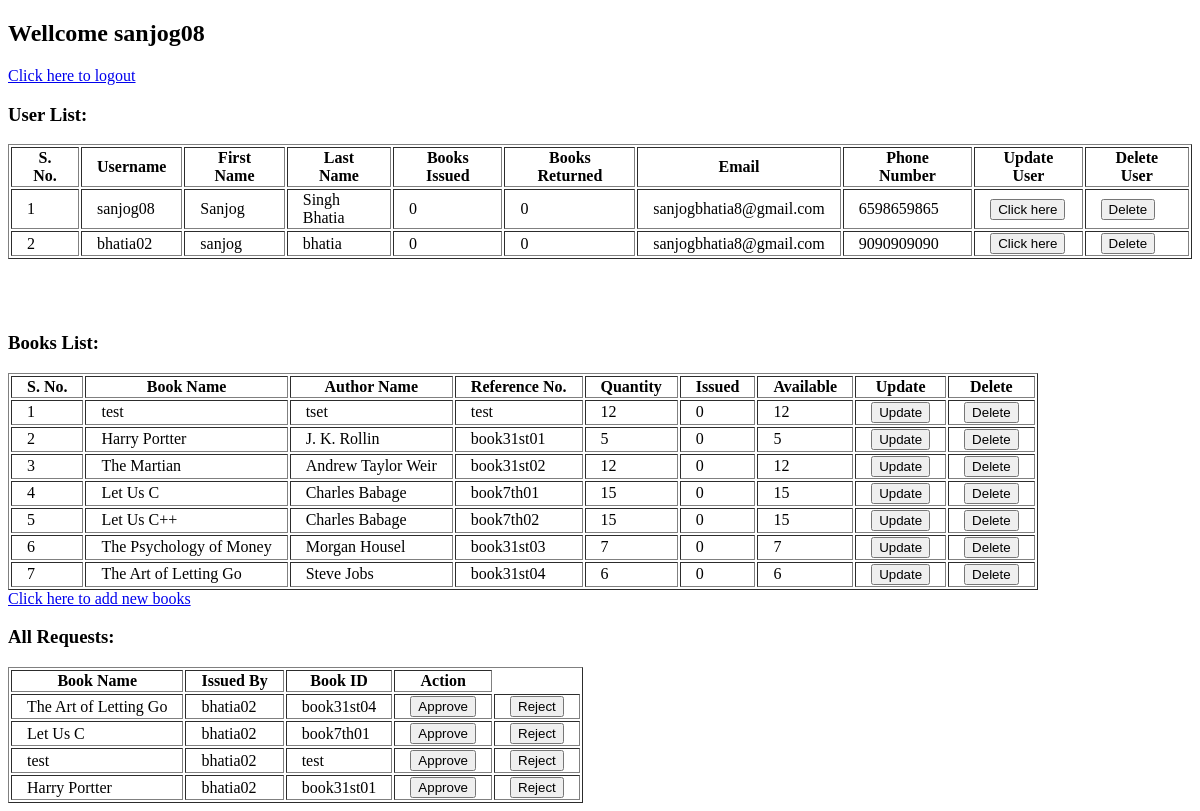
Page /admin (signed in) on the earlier database version.
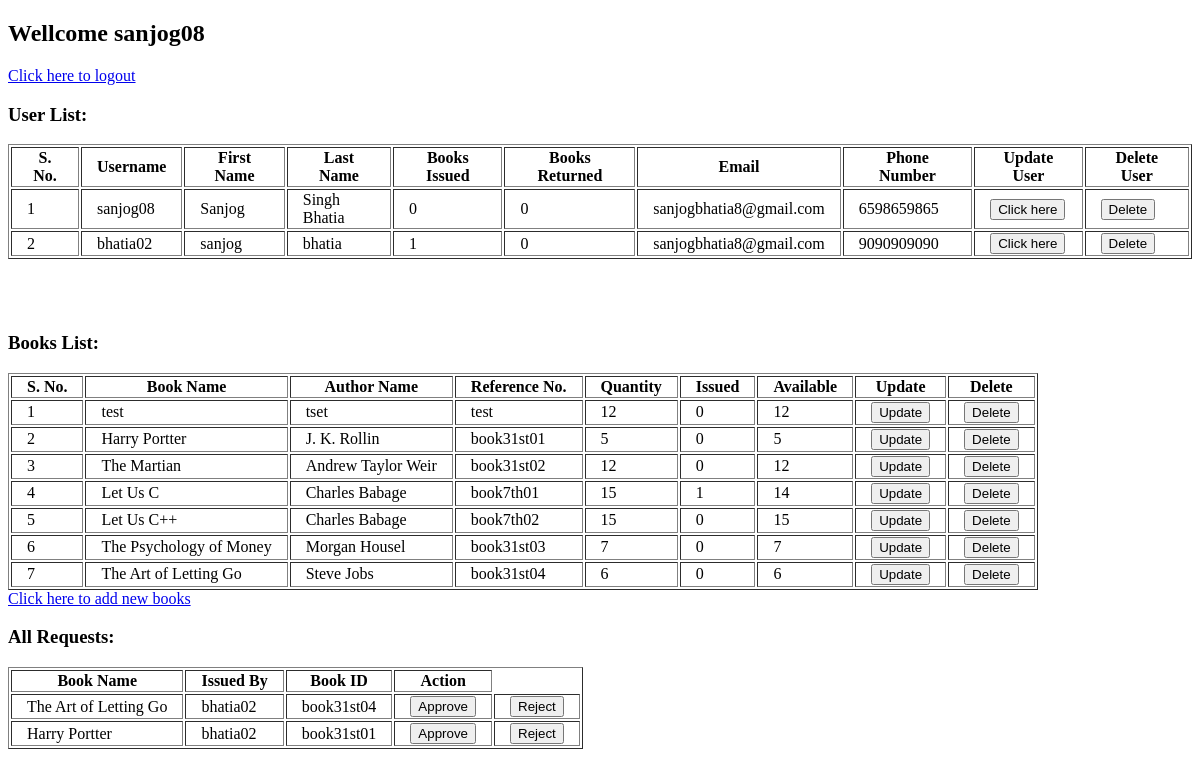
Same page on the later database version.
### models/userModel.py (models this page shows, shortened)
class userModel(Base):
    __tablename__ = "users"
    snum = Column(Integer, primary_key=True, autoincrement=True)
    username = Column(String(15))
    firstName = Column(String(20))
    lastName = Column(String(20))
    email = Column(String(50))
    phoneNumber = Column(Integer)
    password = Column(String)
    isAdmin = Column(Boolean, default=False)
    booksIssued = Column(Integer, default=0)
    pendingRequest = Column(Integer, default=0)
    booksReturned = Column(Integer, default=0)
    __table_args__ = (UniqueConstraint('username', name='_username_uc'),)
    @staticmethod
    def getAllUsers():
        userData = dbSession.query(userModel).all()
        return userData

### models/bookModel.py (models this page shows, shortened)
class bookModel(Base):
    __tablename__ = "books"
    snum = Column(Integer, primary_key=True, autoincrement=True)
    bookName = Column(String)
    author = Column(String)
    referenceNumber = Column(Integer)
    issued = Column(Integer, default=0)
    quantity = Column(Integer)
    available = Column(Integer, default=quantity)
    __table_args__ = (UniqueConstraint('referenceNumber', name='_referenceNumber_uc'),)
    @staticmethod
    def getAllBooks():
        booksData = dbSession.query(bookModel).all()
        return booksData

### models/requestModel.py (models this page shows, shortened)
class reqModel(Base):
    __tablename__ = "requests"
    snum = Column(Integer, primary_key=True, autoincrement=True)
    bookName = Column(String)
    issuedBy = Column(String)
    bookId = Column(String)
    action = Column(Boolean, default=None)
    approval = Column(Boolean, default=None)
    returned = Column(Boolean, default=None)
    @staticmethod
    def getAllRequest():
        reqData = dbSession.query(reqModel).filter(reqModel.action==None).all()
        if reqData:
            return reqData
        else:
            return None

### routes.py (the view)
@main.route('/admin')
def admin():
    return adminController.get()

### controllers/adminCon.py (called while the page is built)
    def get():
        if 'username' in session and session['admin'] == True:
            userData = userModel.getAllUsers()
            booksData = bookModel.getAllBooks()
            allReqs = reqModel.getAllRequest()
            if 'error' in session:
                error = session['error']
                session.pop('error', None)
                return render_template('adminsPage.html', users=userData, books=booksData, requests=allReqs, err=error)
            return render_template('adminsPage.html', users=userData, books=booksData, requests=allReqs)
        return 'You are not logedin as admin!<br><a href="http://localhost:5000/login">Click here to LOGIN</a>'

### templates/adminsPage.html (shortened to what this page needs)
<!DOCTYPE html>
<html lang="en">
<head>
</head>
<body>
    <div class="heading">
        <h2>Wellcome {{ session['username'] }}</h2>
        <a href="http://localhost:5542/logout">Click here to logout</a><br>
    </div>
    <h3>User List:</h3>
    {% if users %}
    <table border=1>
        <tr>
            <th>S. No.</th>
            <th>Username</th>
            <th>First Name</th>
            <th>Last Name</th>
            <th>Books Issued</th>
            <th>Books Returned</th>
            <th>Email</th>
            <th>Phone Number</th>
            <th>Update User</th>
            <th>Delete User</th>
        </tr>
        {% for user in users %}
        <tr>
            <td>{{ user.snum }}</td>
            <td>{{ user.username }}</td>
            <td>{{ user.firstName }}</td>
            <td>{{ user.lastName }}</td>
            <td>{{ user.booksIssued }}</td>
            <td>{{ user.booksReturned }}</td>
            <td>{{ user.email }}</td>
            <td>{{ user.phoneNumber }}</td>
            <td>
                <form action="http://localhost:5542/update" method="POST" style="display:inline;">
                    <button type="submit">Click here</button>
                </form>
            </td>
            <td>
                <form action="http://localhost:5542/delete-user" method="POST" style="display:inline;">
                    <button type="submit">Delete</button>
                </form>
            </td>
        </tr>
        {% endfor %}
    </table><br><br><br>
    {% endif %}
    <h3>Books List:</h3>
    {% if books %}
    <table border=1>
        <tr>
            <th>S. No.</th>
            <th>Book Name</th>
            <th>Author Name</th>
            <th>Reference No.</th>
            <th>Quantity</th>
            <th>Issued</th>
            <th>Available</th>
            <th>Update</th>
            <th>Delete</th>
        </tr>
        {% for book in books %}
        <tr>
            <td>{{ book.snum }}</td>
            <td>{{ book.bookName }}</td>
            <td>{{ book.author }}</td>
            <td>{{ book.referenceNumber }}</td>
            <td>{{ book.quantity }}</td>
            <td>{{ book.issued }}</td>
            <td>{{ book.available }}</td>
            <td>
                <form action="http://localhost:5542/books/update" method="POST" style="display:inline;">
                    <button type="submit">Update</button>
                </form>
            </td>
            <td>
                <form action="http://localhost:5542/books/delete" method="POST" style="display:inline;">
                    <button type="submit">Delete</button>
                </form>
            </td>
        </tr>
        {% endfor %}
    </table>
    {% else %}
    <p>No books to show, add books in your library.</p>
    {% endif %}
    <a href="http://localhost:5542/books/add-new" method="GET">Click here to add new books</a>
    <h3>All Requests: </h3>
    {% if requests %}
    <table border="1">
        <tr>
            <th>Book Name</th>
            <th>Issued By</th>
            <th>Book ID</th>
            <th>Action</th>
        </tr>
        {% for request in requests %}
        <tr>
            <td>{{ request.bookName }}</td>
            <td>{{ request.issuedBy }}</td>
            <td>{{ request.bookId }}</td>
            <td>
                <form action="http://localhost:5542/approve" method="POST" style="display:inline;">
                    <button type="submit">Approve</button>
                </form>
            </td>
            <td>
                <form action="http://localhost:5542/reject" method="POST" style="display:inline;">
                    <button type="submit">Reject</button>
                </form>
            </td>
        </tr>
        {% endfor %}
    </table>
    {% else %}
    <p>You didn't haave any pending requests now.</p>
    {% endif %}
</body>
</html>

Differences in the rows shown:
no longer on this page (row edited): reqModel: bookName "Let Us C", issuedBy "bhatia02", bookId "book7th01"
no longer on this page (row edited): reqModel: bookName "test", issuedBy "bhatia02", bookId "test"
changed userModel "bhatia02": booksIssued "0" → "1"
changed bookModel "Let Us C": issued "0" → "1"; available "15" → "14"
